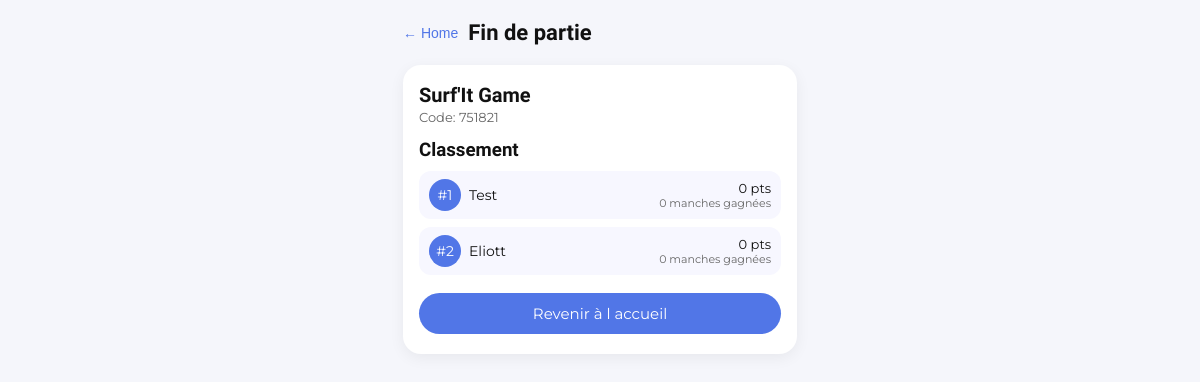
The app's page /end_game.php?id=2 (signed in) with its own data.
### tables this page shows
CREATE TABLE `game_session` (
  `id` int NOT NULL,
  `host_id` int NOT NULL,
  `code` char(6) NOT NULL,
  `nom` varchar(100) DEFAULT NULL,
  `created_at` datetime DEFAULT CURRENT_TIMESTAMP,
  `finished_at` datetime DEFAULT NULL,
  `duration_seconds` int DEFAULT NULL,
  `status` enum('open','in_progress','finished') DEFAULT 'open'
);

CREATE TABLE `game_players` (
  `id` int NOT NULL,
  `game_id` int NOT NULL,
  `user_id` int NOT NULL,
  `total_points` int DEFAULT '0',
  `manches_gagnees` int DEFAULT '0',
  `position_finale` smallint DEFAULT NULL,
  `added_at` datetime DEFAULT CURRENT_TIMESTAMP
);

CREATE TABLE `joueurs` (
  `user_id` int NOT NULL,
  `nom` varchar(50) NOT NULL,
  `email` varchar(100) NOT NULL,
  `mot_de_passe` varchar(255) NOT NULL,
  `points_totaux` int DEFAULT '0',
  `victoires_totales` int DEFAULT '0',
  `date_creation` datetime DEFAULT CURRENT_TIMESTAMP,
  `avatar_path` varchar(255) DEFAULT NULL
);

### end_game.php (the view, shortened to what this page needs)
<?php
require 'db.php';
$gameId = isset($_GET['id']) ? (int) $_GET['id'] : 0;
$stmt = $db->prepare("
    SELECT g.id, g.host_id, g.code, g.nom, g.status, g.created_at, g.finished_at, g.duration_seconds
    FROM game_session g
    WHERE g.id = ?
");
$stmt->execute([$gameId]);
$game = $stmt->fetch(PDO::FETCH_ASSOC);
$playersStmt = $db->prepare("
    SELECT gp.id, gp.user_id, gp.total_points, gp.manches_gagnees, gp.position_finale, j.nom
    FROM game_players gp
    JOIN joueurs j ON j.user_id = gp.user_id
    WHERE gp.game_id = ?
    ORDER BY gp.total_points DESC
");
$playersStmt->execute([$gameId]);
$players = $playersStmt->fetchAll(PDO::FETCH_ASSOC);
?>
<!DOCTYPE html>
<html lang="fr">
<head>
    <link rel="stylesheet" href="game.css">
</head>
<body class="game-page">
<div class="game-container">
    <header class="game-header">
        <button class="game-back-btn" onclick="window.location.href='home.php'">
            ← Home
        </button>
        <h1 class="title-font">Fin de partie</h1>
    </header>
    <section class="game-card">
        <h2 class="game-name title-font">
            <?php echo htmlspecialchars($game['nom'] ?: 'Partie Surf It'); ?>
        </h2>
        <p class="text-font game-sub-info">
            Code: <?php echo htmlspecialchars($game['code']); ?>
        </p>
        <h3 class="title-font" style="margin-top:14px;">Classement</h3>
        <div class="endgame-list">
            <?php
            $rank = 1;
            foreach ($players as $p):
                $pos = $p['position_finale'] !== null ? (int)$p['position_finale'] : $rank;
            ?>
                <div class="endgame-row">
                    <div class="endgame-left">
                        <div class="endgame-rank">#<?php echo $pos; ?></div>
                        <div class="endgame-name text-font">
                            <?php echo htmlspecialchars($p['nom']); ?>
                        </div>
                    </div>
                    <div class="endgame-right text-font">
                        <div><?php echo (int)$p['total_points']; ?> pts</div>
                        <div class="endgame-roundwins">
                            <?php echo (int)$p['manches_gagnees']; ?> manches gagnées
                        </div>
                    </div>
                </div>
            <?php
                $rank++;
            endforeach;
            ?>
        </div>
        <div style="margin-top:18px;">
            <a href="home.php" class="btn-primary text-font" style="display:block;text-align:center;text-decoration:none;">
                Revenir à l accueil
            </a>
        </div>
    </section>
</div>
</body>
</html>

### game.css (style rules this page uses)
:root { --primary-color: #5176E7; --primary-color2: #9ADBE1; --secondary-color: #CB6CE6; --secondary-color2: #B268C5; }
* { box-sizing: border-box; margin: 0; padding: 0; }
body.game-page { font-family: 'Montserrat', sans-serif; background: #F5F6FB; color: #111; }
.title-font { font-family: 'Baloo 2', cursive; }
.text-font { font-family: 'Montserrat', sans-serif; }
.game-container { max-width: 430px; margin: 0 auto; min-height: 100vh; padding: 20px 18px 30px; }
.game-header { display: flex; align-items: center; gap: 10px; margin-bottom: 20px; }
.game-header h1 { font-size: 22px; }
.game-back-btn { border: none; background: transparent; font-size: 14px; cursor: pointer; color: #5176E7; }
.btn-primary { margin-top: 8px; width: 100%; padding: 11px 0; border-radius: 999px; border: none; background: var(--primary-color); color: #FFFFFF; font-size: 15px; cursor: pointer; }
.game-card { background: #FFFFFF; padding: 18px 16px 20px; border-radius: 18px; box-shadow: 0 4px 15px rgba(0,0,0,0.06); }
.game-name { font-size: 20px; }
.game-sub-info { font-size: 13px; color: #666; margin-top: 2px; }
.endgame-list { margin-top: 10px; display: flex; flex-direction: column; gap: 8px; }
.endgame-row { display: flex; align-items: center; justify-content: space-between; padding: 8px 10px; border-radius: 12px; background: #F7F7FF; }
.endgame-left { display: flex; align-items: center; gap: 8px; }
.endgame-rank { width: 32px; height: 32px; border-radius: 999px; background: var(--primary-color); color: #FFFFFF; display: flex; align-items: center; justify-content: center; font-size: 14px; }
.endgame-name { font-size: 14px; }
.endgame-right { text-align: right; font-size: 13px; }
.endgame-roundwins { font-size: 11px; color: #666; }

### records on screen
game_session: nom "Surf'It Game", code "751821"
game_players: position_finale "1", user.nom "Test", total_points "0", manches_gagnees "0"
game_players: position_finale "2", user.nom "Eliott", total_points "0", manches_gagnees "0"
